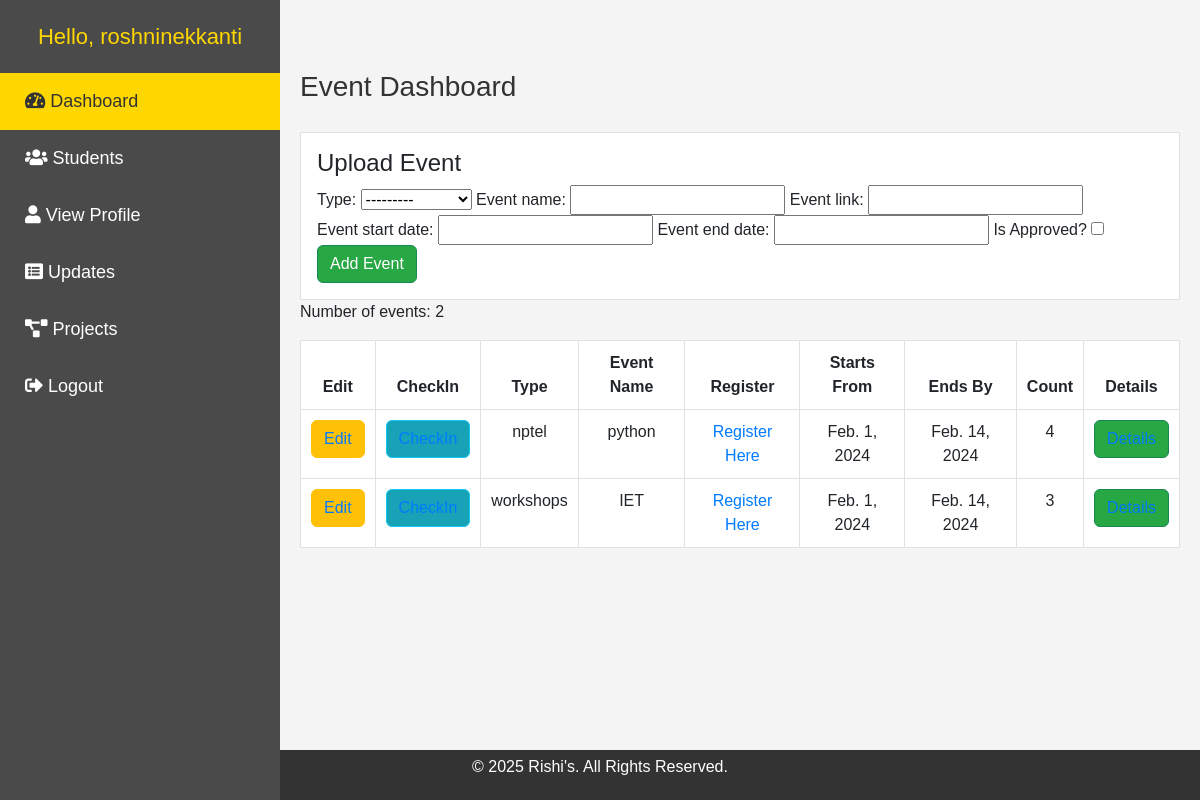
The page /certi (signed in) on the database as committed earlier.
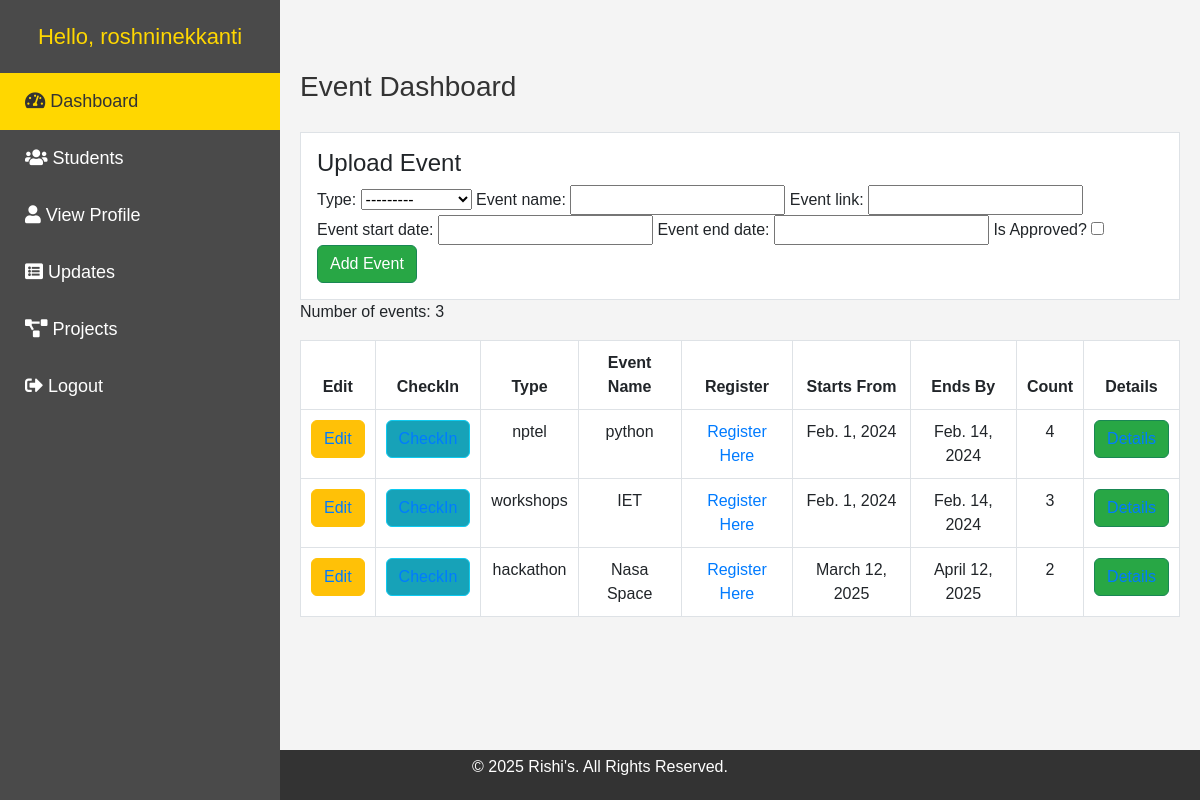
The same page on the database as committed later.
### home/models.py (models this page shows, shortened)
class Certi(models.Model):
    type = models.CharField(max_length=100, choices=TYPES, null=True)
    event_name = models.CharField(max_length=75, null=True)
    event_link = models.CharField(max_length=75, null=True)
    event_start_date = models.DateField(null=True)
    event_end_date = models.DateField(null=True)
    is_approved = models.BooleanField(default=False)
    is_completed = models.BooleanField(default=False)
    user = models.ForeignKey(User, on_delete=models.CASCADE, null=True, related_name='certi_registrations')

### home/views.py (the view)
# urls.py: path('certi',views.certi, name='certi'),
@login_required(login_url="/login/")
def certi(request):
    items = Certi.objects.annotate(registration_count=Count('registration'))
    if request.method == "POST":
        form = certiform(request.POST)
        if form.is_valid():
            form.save()
            messages.success(request, "Event Added Successfully")
            return redirect("certi")
    else:
        form = certiform()
    context = {
        "items": items,
        "form": form,
    }
    return render(request, "certi.html", context)

### home/forms.py
class certiform(forms.ModelForm):
    is_approved = forms.BooleanField(label='Is Approved?', required=False)
    class Meta:
        model = Certi
        fields = ['type','event_name','event_link','event_start_date','event_end_date']

### templates/certi.html (shortened to what this page needs)
<!DOCTYPE html>
<html lang="en">
<head>
    <link href="https://cdn.jsdelivr.net/npm/bootstrap@5.3.0-alpha3/dist/css/bootstrap.min.css" rel="stylesheet"
>
    <link rel="stylesheet" href="https://use.fontawesome.com/releases/v5.15.2/css/all.css"
>
</head>
<body>
    <div class="sidenav">
        <div class="logo">Hello, {{ user.username|slice:":1" }}{{ user.username|slice:"1:" }}</div>
        <a href="home" class="active"><i class="fa fa-tachometer-alt"></i> Dashboard</a>
        {% if user.is_authenticated and user.is_staff %}
            <a href="view_students"><i class="fa fa-users"></i> Students</a>
        {% endif %}
        <a href="profile"><i class="fa fa-user"></i> View Profile</a>
        <a href="certi"><i class="fa fa-list-alt"></i> Updates</a>
        <a href="projects"><i class="fa fa-project-diagram"></i> Projects</a>
        <a href="{% url 'logout' %}"><i class="fa fa-sign-out-alt"></i> Logout</a>
    </div>
    <div id="main">
        <div class="heading">
            <h2>Event Dashboard</h2>
        </div>
        {% if user.is_authenticated and user.is_staff %}
            <div class="border bg-white p-3">
                <h4>Upload Event</h4>
                <form method="POST">
                    {{ form }}
                    <button type="submit" class="btn btn-success">Add Event</button>
                </form>
            </div>
        {% endif %}
        <table class="table table-bordered">
            <thead>
                <tr>
                    {% if user.is_authenticated and user.is_staff %}
                        <th>Edit</th>
                    {% endif %}
                    <th>CheckIn</th>
                    <th>Type</th>
                    <th>Event Name</th>
                    <th>Register</th>
                    <th>Starts From</th>
                    <th>Ends By</th>
                    <th>Count</th>
                    {% if user.is_authenticated and user.is_staff %}
                        <th>Details</th>
                    {% endif %}
                </tr>
            </thead>
            <tbody>
                {% if items %}
                    <p>Number of events: {{ items|length }}</p>
                    {% for item in items %}
                        <tr>
                            {% if user.is_authenticated and user.is_staff %}
                                <td><a href="certi/update/{{ item.pk }}" class="btn btn-warning">Edit</a></td>
                            {% endif %}
                            <td><a href="{% url 'register_for_event' item.id %}" class="btn btn-info">CheckIn</a></td>
                            <td>{{ item.type }}</td>
                            <td>{{ item.event_name }}</td>
                            <td><a href="{{ item.event_link }}" target="_blank">Register Here</a></td>
                            <td>{{ item.event_start_date }}</td>
                            <td>{{ item.event_end_date }}</td>
                            <td>{{ item.registration_count }}</td>
                            {% if user.is_authenticated and user.is_staff %}
                                <td><a href="{% url 'event_details' item.id %}" class="btn btn-success">Details</a></td>
                            {% endif %}
                        </tr>
                    {% endfor %}
                {% else %}
                    <tr><td colspan="8">No events found.</td></tr>
                {% endif %}
            </tbody>
        </table>
    </div>
    <div class="footer">
        <p>&copy; 2025 Rishi's. All Rights Reserved.</p>
    </div>
</body>
</html>

Rows that differ between the two databases and show on the page:
added Certi: type "hackathon", event_name "Nasa Space", event_start_date "March 12, 2025", event_end_date "April 12, 2025", registration_count "2"
Other text that changed with them:
{{ items|length }}: "2" → "3"
